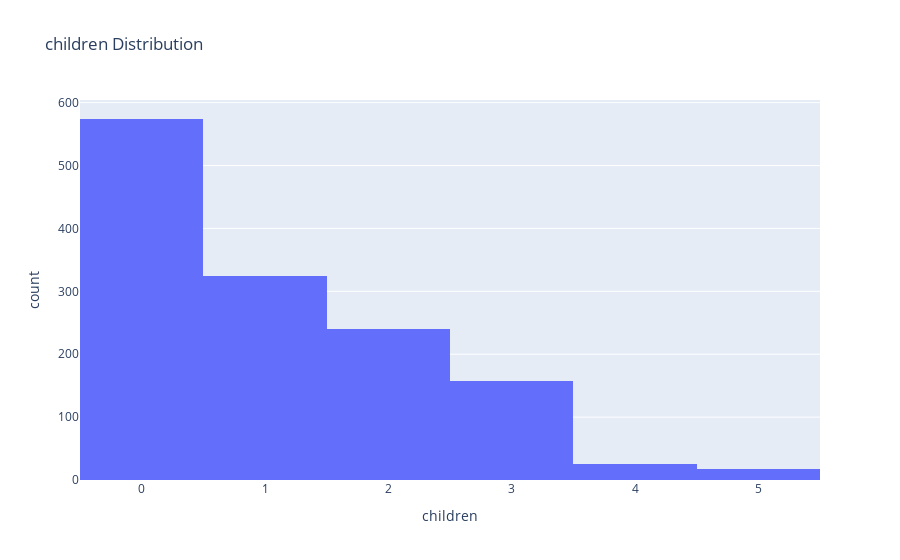

The notebook cell this image was saved under:
### Code cell
px.histogram(df, x='children', title = 'children Distribution')

### Figure 1 — Plotly figure (JSON) as saved in the notebook; plotly's stock layout.template omitted (floating-point values rounded to 4 significant figures; data arrays with more than 128 entries replaced by an {"elided": "..."} marker saying what was removed)
{"data": [{"alignmentgroup": "True", "bingroup": "x", "hovertemplate": "children=%{x}<br>count=%{y}<extra></extra>", "legendgroup": "", "marker": {"color": "#636efa", "pattern": {"shape": ""}}, "name": "", "offsetgroup": "", "orientation": "v", "showlegend": false, "type": "histogram", "x": {"elided": "1338 int values"}, "xaxis": "x", "yaxis": "y"}], "layout": {"barmode": "relative", "legend": {"tracegroupgap": 0}, "title": {"text": "children Distribution"}, "xaxis": {"anchor": "y", "domain": [0, 1], "title": {"text": "children"}}, "yaxis": {"anchor": "x", "domain": [0, 1], "title": {"text": "count"}}}}
